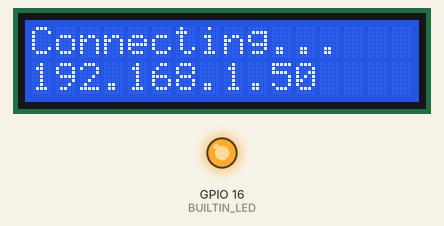
Simulated run of this sketch. Board: ESP8266 (NodeMCU). On the bench: 16×2 character LCD, output pins drawn as LEDs (lit = HIGH). WiFi joins after 1.5 s; servers stay silent unless stated; uploads are accepted with an empty reply; what the sketch prints to the serial monitor is not drawn.

Above: at 2.5 s.
At 36.0 s:
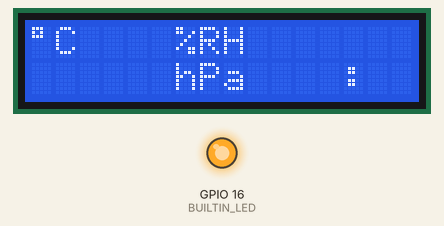
Timing chart, 0 to 40.0 s (numbered marks = the images above):
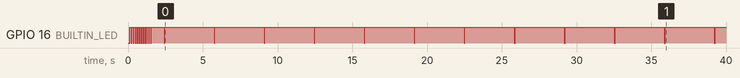

The sketch:

terminal.ino
```cpp
#include <ESP8266WiFi.h>
#include <WiFiClientSecure.h>
#include "Wire.h"
#include "LiquidCrystal_I2C.h"

#define BUILTIN_LED 16

LiquidCrystal_I2C lcd(0x3f,16,2);

const char *ssid = "<SSID>";
const char *password = "<PW>";

const char *host = "192.168.31.17";
const int httpsPort = 80;
const String url = "";

void blink(int time) {
    digitalWrite(BUILTIN_LED, LOW);
    delay(time);
    digitalWrite(BUILTIN_LED, HIGH);
}

String IpAddress2String(const IPAddress& ipAddress)
{
    return String(ipAddress[0]) + String(".") +\
    String(ipAddress[1]) + String(".") +\
    String(ipAddress[2]) + String(".") +\
    String(ipAddress[3])  ;
}

void setup()
{
    Wire.begin(0, 2);
    pinMode(BUILTIN_LED, OUTPUT);

    lcd.init();
    lcd.backlight();
    lcd.clear();
    Serial.begin(115200);

    // 网络初始化与连接
    WiFi.begin(ssid, password);
    Serial.println();
    Serial.print("Connecting");
    lcd.printstr("Connecting...");
    while (WiFi.status() != WL_CONNECTED) {
        blink(50);
        delay(80);
        Serial.print(".");
    }

    Serial.print("Connected to ");
    Serial.println(ssid);
    Serial.print("IP address: ");
    Serial.println(WiFi.localIP());
    lcd.setCursor(0, 1);
    lcd.printstr(IpAddress2String(WiFi.localIP()).c_str());
    delay(500);
}

void loop() {
    WiFiClient client;

    if (!client.connect(host, httpsPort)) {
        return;
    }
    delay(5);

    String postRequest = (String)("GET ") + url + "/ HTTP/1.1\r\n" +
                         "Content-Type: text/html;charset=utf-8\r\n" +
                         "Host: " + host + "\r\n" +
                         "User-Agent: NodeMCU_Terminal\r\n" +
                         "Connection: Keep Alive\r\n\r\n";
    client.print(postRequest); // 发送HTTP请求

    String line = client.readStringUntil('\n');
    String response = "";
    blink(50);
    while (line.length() != 0) {
        line = client.readStringUntil('\n');
        response += line;
    }
    client.stop();

    int quoteCount = 0;
    String datetime_str = "";
    String humidity_str = "";
    String temperature_str = "";
    String pressure_str = "";
    String illuminance_str = "";
    int fieldFlag = 0;
    int jsonFlag = 0;

    for(int i = 0; i < response.length(); i++) {
        if(response[i] == '{') {
            jsonFlag = 1;
        }
        if(jsonFlag > 0 && response[i] == '"') {
            quoteCount++;
        }
        else {
            if(fieldFlag == 1) {
                datetime_str += String(response[i]);
            }
            else if(fieldFlag == 2) {
                humidity_str += String(response[i]);
            }
            else if(fieldFlag == 3) {
                temperature_str += String(response[i]);
            }
            else if(fieldFlag == 4) {
                pressure_str += String(response[i]);
            }
            else if(fieldFlag == 5) {
                illuminance_str += String(response[i]);
            }
        }
        if(quoteCount == 3) {
            fieldFlag = 1;  // datetime
        }
        else if(quoteCount == 7) {
            fieldFlag = 2;  // humidity
        }
        else if(quoteCount == 11) {
            fieldFlag = 3;  // temperature
        }
        else if(quoteCount == 15) {
            fieldFlag = 4;  // pressure
        }
        else if(quoteCount == 19) {
            fieldFlag = 5;  // illum
        }
        else {
            fieldFlag = 0;
        }
    }

    lcd.clear();
    for (int c = 0; c < temperature_str.length(); c++){
        lcd.write(temperature_str[c]);
    }
    lcd.write(0xdf);
    lcd.write('C');
    lcd.write(' ');
    lcd.write(' ');
    lcd.write(' ');
    lcd.write(' ');

    for (int c = 0; c < humidity_str.length(); c++){
        lcd.write(humidity_str[c]);
    }
    lcd.write('%');
    lcd.write('R');
    lcd.write('H');

    lcd.setCursor(0, 1);

    // 气压：只精确到小数点后一位
    for (int c = 0; c < 6; c++){
        lcd.write(pressure_str[c]);
    }
    lcd.write('h');
    lcd.write('P');
    lcd.write('a');
    lcd.write(' ');
    lcd.write(' ');

    // 时间：只显示分：秒，对应datetime_str的11-12，14-15
    lcd.write(datetime_str[11]);
    lcd.write(datetime_str[12]);
    lcd.write(':');
    lcd.write(datetime_str[14]);
    lcd.write(datetime_str[15]);

    delay(2000);
}
```

Measured:
- by itself, GPIO 16 (BUILTIN_LED): goes 10 × (LOW 0.05 s, HIGH 0.08 s), LOW 0.05 s, HIGH 0.86 s, 11 × (LOW 0.05 s, HIGH 3.3 s), LOW 0.05 s, then HIGH
- what the display in image 0 shows lasts 1.8 s, from 1.7 s to 3.5 s
